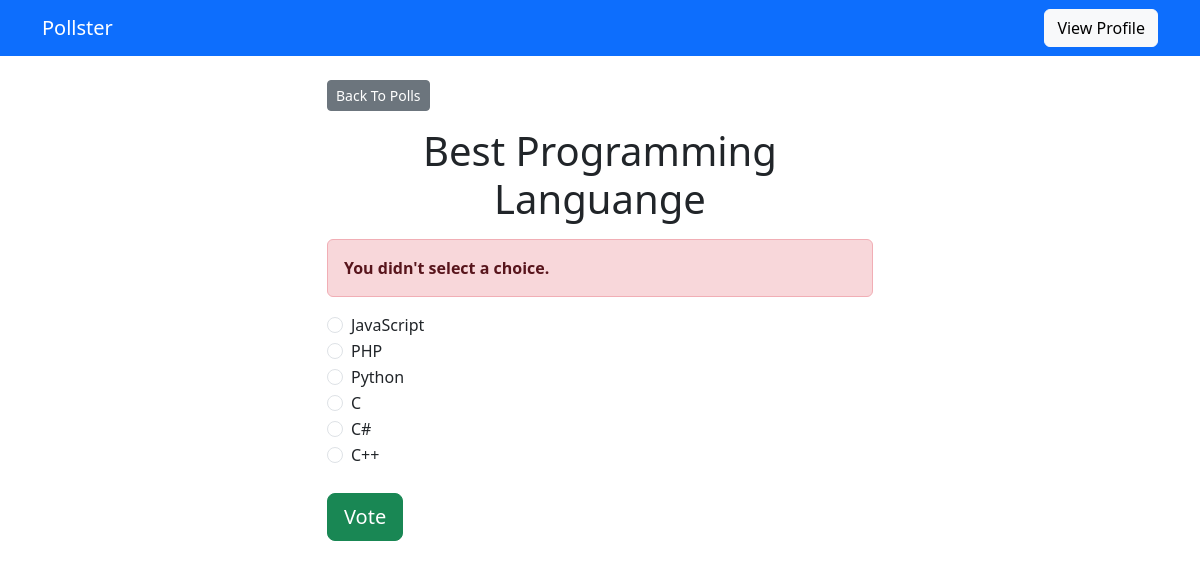
Page /polls/2/vote/ (signed in) on the committed database.
### polls/models.py (models this page shows, shortened)
class Polling(models.Model):
    polling_text = models.CharField(max_length=200)
    pub_date = models.DateTimeField('date published')

class Choice(models.Model):
    polling = models.ForeignKey(Polling, on_delete=models.CASCADE)
    choice_text = models.CharField(max_length=200)
    votes = models.IntegerField(default=0)

### polls/views.py (the view)
# urls.py: path('<int:polling_id>/vote/', views.vote, name ='vote'),
@login_required
def vote(request, polling_id):
    polling = get_object_or_404(Polling, pk=polling_id)
    if has_voted(request, polling_id):
        return render(request, 'polls/detail.html', {
            'polling': polling,
            'error_message': "You have already voted for this polling.",
        })
    try:
        selected_choice = polling.choice_set.get(pk=request.POST['choice'])
    except (KeyError, Choice.DoesNotExist):
        return render(request, 'polls/detail.html', {
            'polling': polling,
            'error_message': "You didn't select a choice.",
        })
    else:
        selected_choice.votes += 1
        selected_choice.save()
        request.session['voted_polling_{}'.format(polling_id)] = True
        return HttpResponseRedirect(reverse('polls:results', args=(polling.id,)))

### polls/views.py (called while the page is built)
def has_voted(request, polling_id):
    return request.COOKIES.get('voted_polling_{}'.format(polling_id), False)

### templates/polls/detail.html (shortened to what this page needs)
{% extends 'base.html' %}
{% block content %}
<a class ="btn btn-secondary btn-sm mb-3" href ="{% url 'polls:index' %}">Back To Polls</a>
<h1 class ="text-center mb-3">{{ polling.polling_text }}</h1>
{% if error_message %}
<p class ="alert alert-danger">
    <strong>{{ error_message }}</strong>
</p>
{% endif %}
<form action ="{% url 'polls:vote' polling.id %}" method ="post">
    {% for choice in polling.choice_set.all %}
    <div class ="form-check">
        <input type ="radio" name ="choice" class ="form-check-input" id ="choice{{ forloop.counter }}"
            value ="{{ choice.id }}" />
        <label for ="choice{{ forloop.counter }}">{{ choice.choice_text }}</label>
    </div>
    {% endfor %}
    <input type ="submit" value ="Vote" class ="btn btn-success btn-lg btn-block mt-4" />
</form>
{% endblock %}

### rows in the picture
Polling: polling_text "Best Programming Languange"
Choice: choice_text "JavaScript"
Choice: choice_text "PHP"
Choice: choice_text "Python"
Choice: choice_text "C"
Choice: choice_text "C#"
Choice: choice_text "C++"

### other values in the picture
{{ error_message }} "You didn't select a choice."
